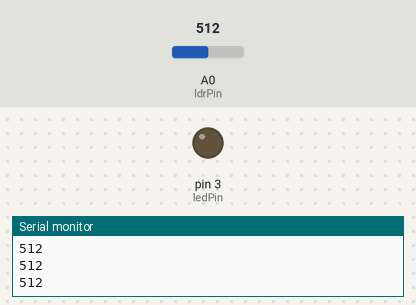
This sketch was run on a simulated Arduino Uno, built with avr-gcc and run on an emulated ATmega328P. On the bench: output pins drawn as LEDs (lit = HIGH), the last lines printed to the serial monitor. The test bench sets the inputs (shaded band); at power-on: A0 (ldrPin) = 512.

Above: at 1.2 s.
1.3 s: A0 (ldrPin) set to 110
2.8 s: A0 (ldrPin) set to 92
At 3.8 s:
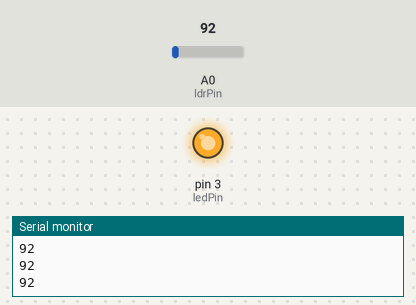
4.3 s: A0 (ldrPin) set to 122
At 5.0 s:
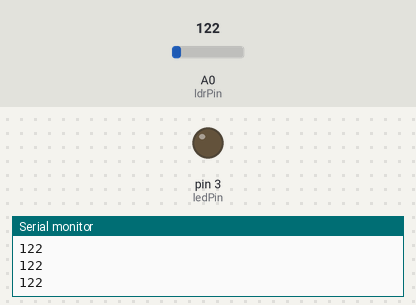
5.8 s: A0 (ldrPin) set to 90
At 6.3 s:
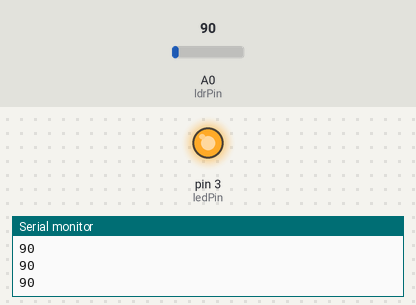
Timing chart, 0 to 8.3 s (numbered marks = the images above; inputs shaded):
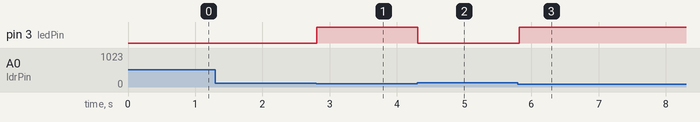

Measured:
- the behaviour switches between 100 and 99 on A0 (ldrPin) (found by bisection; images 0 and 1)
- after the input at 2.8 s, pin 3 (ledPin): LOW → HIGH at once
- after the input at 4.3 s, pin 3 (ledPin): HIGH → LOW at once
- after the input at 5.8 s, pin 3 (ledPin): LOW → HIGH at once

The sketch:

Arduino_Code.ino
```cpp
int ldrPin = A0;
int ledPin = 3;

void setup() {
  pinMode(ledPin, OUTPUT);
  Serial.begin(9600);
}

void loop() {
  int ldrValue = analogRead(ldrPin);

  Serial.println(ldrValue);

  if (ldrValue < 100) {
    digitalWrite(ledPin, HIGH);
  } else {
    digitalWrite(ledPin, LOW);
  }

  delay(100);
}
```
